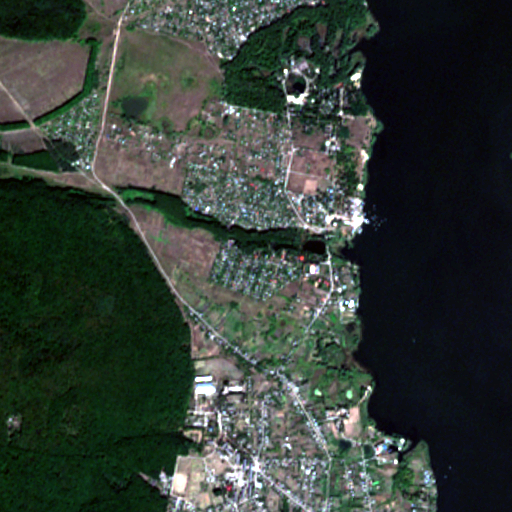
#> input picture Images/sentinel/SS3/SS3.bmp, 512 x 512 px; the run also reads 1 picture not shown here
$ jupyter execute --allow-errors 'LBP+XGBoost per-pixel Sentinel.ipynb'
#> lines starting #> are read from the running program, lines starting #| are printed output that depends on the picture
#> further down, rgb_image is the input picture: shape (512, 512, 3); mean B, G, R 54.6, 61.8, 52.2
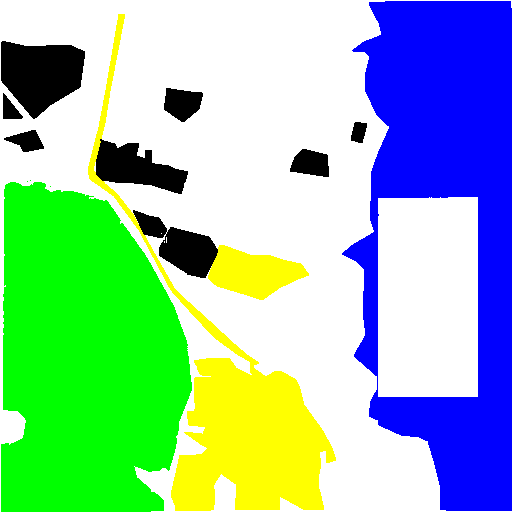
#> input picture Images/sentinel/SS3/EtalonS3.bmp, 512 x 512 px
#> further down, mask is the input picture: shape (512, 512, 3); mean B, G, R 170.4, 196, 146.5
#> (a cell that did not finish here is left out)

[cell 2]
import numpy as np
import cv2
from sklearn.model_selection import train_test_split
from sklearn.metrics import accuracy_score, classification_report
import xgboost as xgb
import random
import matplotlib.pyplot as plt
from skimage.feature import local_binary_pattern

[cell 3]
import warnings
# Вимкнути всі попередження для видаленн зайвої інформації з консолі
warnings.filterwarnings('ignore')

[cell 4]
# [37 lines left out: function prepare_data_with_colored_mask1, not called in this run]

[cell 5]
def prepare_data_with_colored_mask(image, mask, color_to_class, pixel_sample_percentage):
    """
    Вибирає координати та мітки із кольорової маски для тренування та генерує маску тренувальних пікселів.

    Parameters:
        image: Вхідне RGB-зображення.
        mask: Вхідна кольорова маска (BGR), яка вказує на мітки класів.
        color_to_class: Словник, що зв'язує кольори маски з індексами класів.
        pixel_sample_percentage: Відсоток пікселів для вибору в тренувальну підвибірку.

    Returns:
        sampled_coordinates: Список координат [(y, x)] вибраних пікселів.
        sampled_labels: Список міток класів для вибраних пікселів.
        temp_training_mask: Проміжна маска, що містить лише використовувані у тренуванні пікселі.
    """
#> called with pixel_sample_percentage = 1
    coordinates = []
    labels = []

    # Ініціалізуємо порожню маску для візуалізації тренувальних пікселів
    training_mask = np.ones_like(mask) * 255  # Маска спочатку біла (не використані пікселі)

    # Проходимо через пікселі вхідної маски
    for y in range(mask.shape[0]):
        for x in range(mask.shape[1]):
            b, g, r = mask[y, x]  # OpenCV використовує формат BGR
            color = (r, g, b)
            if color in color_to_class:
                coordinates.append((y, x))
                labels.append(color_to_class[color])
                # Копіюємо кольори з оригінальної маски в проміжну маску
                training_mask[y, x] = mask[y, x]
            elif color == (255, 255, 255):  # Ігноруємо білі пікселі
                continue
#> after the loop, coordinates = 134908 items; labels = 134908 items

    # Перемішуємо та відбираємо пікселі
    combined = list(zip(coordinates, labels))
#> combined = 134908 items
    random.shuffle(combined)
    coordinates, labels = zip(*combined)

    # Вибираємо підмножину пікселів для тренування
    sample_size = int(len(coordinates) * pixel_sample_percentage)
#> sample_size = 134908
    sampled_coordinates = coordinates[:sample_size]
#> sampled_coordinates = 134908 items
    sampled_labels = labels[:sample_size]
#> sampled_labels = 134908 items

    # Змінюємо training_mask так, щоб залишилася тільки підвибірка
    temp_training_mask = np.ones_like(mask) * 255  # Створюємо нову маску з білим фоном
    for (y, x) in sampled_coordinates:
        temp_training_mask[y, x] = mask[y, x]  # Копіюємо тільки координати вибірки
#> this loop made 134908 passes
#> (y, x) on passes 1 to 3: (142, 474), (281, 142), (430, 119)

    # Повертаємо результати
    return sampled_coordinates, sampled_labels, temp_training_mask

[cell 6]
def extract_pixel_features_rgb_with_lbp_and_colors(image, coordinates, radius=1, n_points=8, method='uniform'):
    """
    Extract LBP features and RGB values for each pixel coordinate.

    Parameters:
        image: RGB input image.
        coordinates: List of pixel coordinates [(y1, x1), (y2, x2), ...].
        radius: Radius for the LBP descriptor.
        n_points: Number of sampling points for the LBP descriptor.
        method: LBP calculation method ('uniform', 'default', etc.).

    Returns:
        np.array: Feature vectors for each pixel.
    """
#> called with radius = 2, n_points = 16, method = 'uniform'
    features = []
    b_channel, g_channel, r_channel = cv2.split(image)
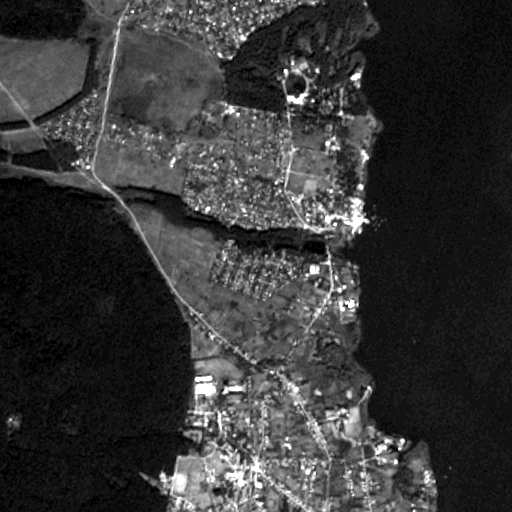
#> b_channel: shape (512, 512); min 0, max 255, mean 54.6
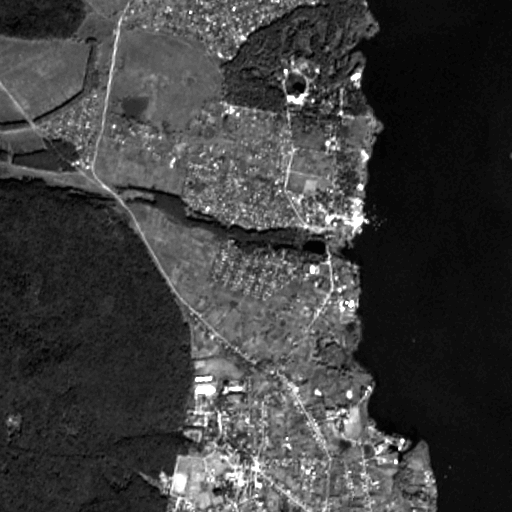
#> g_channel: shape (512, 512); min 3, max 255, mean 61.8
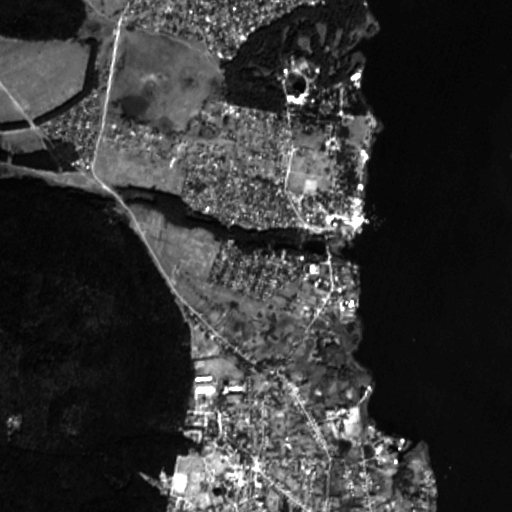
#> r_channel: shape (512, 512); min 5, max 254, mean 52.2

    for coord in coordinates:
        y, x = coord
        lbp_features = []
        for channel in [b_channel, g_channel, r_channel]:
            patch = channel[max(0, y - radius):min(channel.shape[0], y + radius + 1),
                            max(0, x - radius):min(channel.shape[1], x + radius + 1)]
            if patch.shape[0] < 2 * radius + 1 or patch.shape[1] < 2 * radius + 1:
                patch = cv2.resize(patch, (2 * radius + 1, 2 * radius + 1))
            lbp = local_binary_pattern(patch, P=n_points, R=radius, method=method)
            lbp_features.extend(lbp.flatten())

        rgb_values = [r_channel[y, x], g_channel[y, x], b_channel[y, x]]
        feature_vector = np.concatenate((lbp_features, rgb_values))
        features.append(feature_vector)
#> this loop made 134908 passes
#> (y, x, rgb_values) on passes 1 to 3: (142, 474, [5, 8, 18]), (281, 142, [8, 29, 18]), (430, 119, [11, 44, 18])
#> after the loop, features = 134908 items

    return np.array(features)

[cell 7]
def train_xgboost_classifier(features, labels):
    """
    Train an XGBoost classifier.

    Parameters:
        features: Feature matrix (N x M, where M is the feature size).
        labels: Corresponding labels (N x 1).

    Returns:
        Trained XGBoost model.
    """
    X_train, X_test, y_train, y_test = train_test_split(features, labels, test_size=0.99, random_state=42)
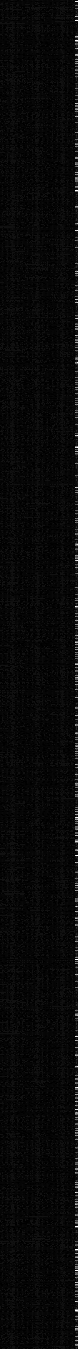
#> X_train: shape (1349, 78) float64; min 0, max 255, mean 8.4
#> y_train = 1349 values, max 3 at index 1, min 0 at index 0, mean 1.13; y_test = 133559 items

    model = xgb.XGBClassifier(
        objective='multi:softmax',
        num_class=4,
        n_estimators=300,
        max_depth=6,
        eta=0.3
    )
    model.fit(X_train, y_train)

    # Evaluate model performance
    y_pred = model.predict(X_test)
    accuracy = accuracy_score(y_test, y_pred)
    print(f"Accuracy: {accuracy * 100:.2f}%")
    print("Classification Report:")
    print(classification_report(y_test, y_pred))

    return model

[cell 8]
# [45 lines left out: function classify_entire_image, not called in this run]

[cell 9]
# [58 lines of commented-out code are left out]

#> (a cell that did not finish here is left out)
